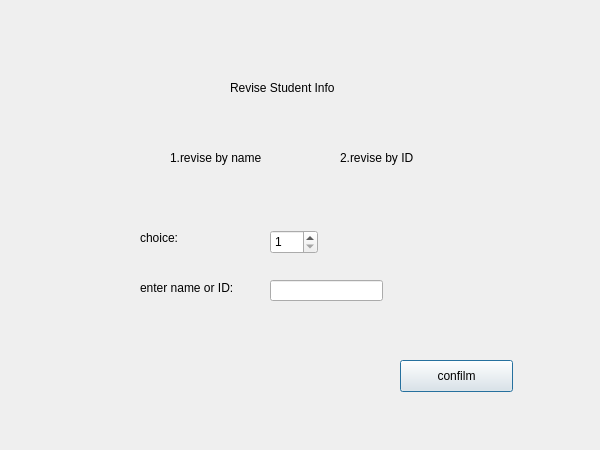
<?xml version="1.0" encoding="UTF-8"?>
<ui version="4.0">
 <class>Revisestu</class>
 <widget class="QDialog" name="Revisestu">
  <property name="geometry">
   <rect>
    <x>0</x>
    <y>0</y>
    <width>600</width>
    <height>450</height>
   </rect>
  </property>
  <property name="windowTitle">
   <string>Dialog</string>
  </property>
  <widget class="QSpinBox" name="spinBox">
   <property name="geometry">
    <rect>
     <x>270</x>
     <y>230</y>
     <width>48</width>
     <height>24</height>
    </rect>
   </property>
   <property name="minimum">
    <number>1</number>
   </property>
   <property name="maximum">
    <number>2</number>
   </property>
  </widget>
  <widget class="QPushButton" name="pushButton">
   <property name="geometry">
    <rect>
     <x>400</x>
     <y>360</y>
     <width>113</width>
     <height>32</height>
    </rect>
   </property>
   <property name="text">
    <string>confilm</string>
   </property>
  </widget>
  <widget class="QLabel" name="label">
   <property name="geometry">
    <rect>
     <x>340</x>
     <y>150</y>
     <width>101</width>
     <height>16</height>
    </rect>
   </property>
   <property name="text">
    <string>2.revise by ID</string>
   </property>
  </widget>
  <widget class="QLabel" name="label_2">
   <property name="geometry">
    <rect>
     <x>170</x>
     <y>150</y>
     <width>131</width>
     <height>16</height>
    </rect>
   </property>
   <property name="text">
    <string>1.revise by name</string>
   </property>
  </widget>
  <widget class="QLineEdit" name="lineEdit">
   <property name="geometry">
    <rect>
     <x>270</x>
     <y>280</y>
     <width>113</width>
     <height>21</height>
    </rect>
   </property>
  </widget>
  <widget class="QLabel" name="label_3">
   <property name="geometry">
    <rect>
     <x>140</x>
     <y>230</y>
     <width>59</width>
     <height>16</height>
    </rect>
   </property>
   <property name="text">
    <string>choice:</string>
   </property>
  </widget>
  <widget class="QLabel" name="label_4">
   <property name="geometry">
    <rect>
     <x>140</x>
     <y>280</y>
     <width>121</width>
     <height>16</height>
    </rect>
   </property>
   <property name="text">
    <string>enter name or ID:</string>
   </property>
  </widget>
  <widget class="QLabel" name="label_5">
   <property name="geometry">
    <rect>
     <x>230</x>
     <y>80</y>
     <width>161</width>
     <height>16</height>
    </rect>
   </property>
   <property name="text">
    <string>Revise Student Info</string>
   </property>
  </widget>
 </widget>
 <resources/>
 <connections/>
</ui>
